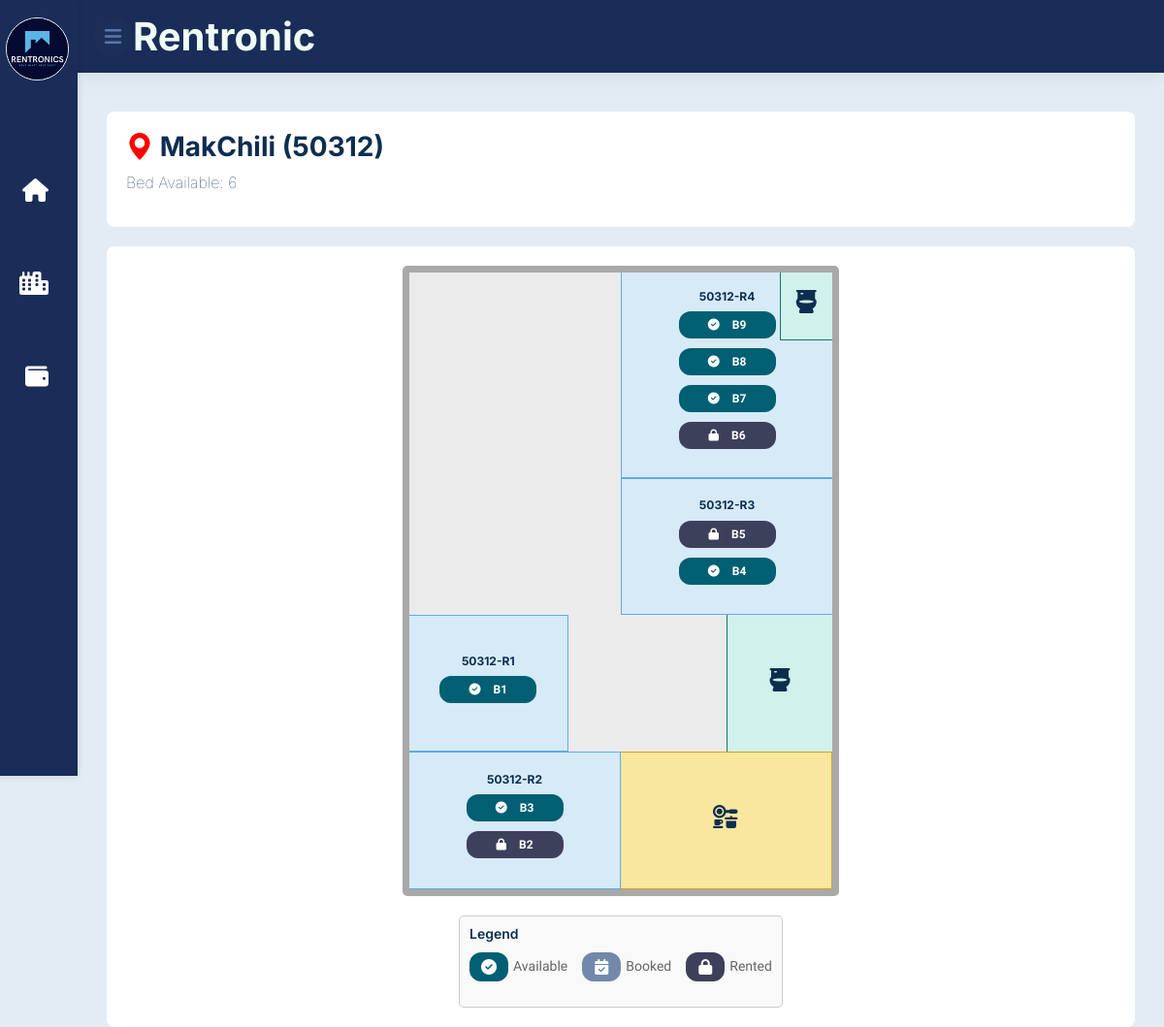
The page /module-property/floorplan/makchili-50312.php?propertyID=2&unitID=U2003 (signed in) on the database its author committed.
### tables this page shows
CREATE TABLE `property` (
  `PropertyID` varchar(6) NOT NULL,
  `PropertyName` varchar(255) NOT NULL,
  `PropertyType` varchar(255) NOT NULL,
  `Location` varchar(255) NOT NULL,
  `Maps` varchar(255) DEFAULT NULL,
  `PropertyStatus` varchar(50) DEFAULT 'Active',
  `CreatedAt` datetime DEFAULT CURRENT_TIMESTAMP,
  `UpdatedAt` datetime DEFAULT CURRENT_TIMESTAMP ON UPDATE CURRENT_TIMESTAMP,
  `AgentID` varchar(6) DEFAULT NULL
);

CREATE TABLE `unit` (
  `UnitID` varchar(6) NOT NULL,
  `PropertyID` varchar(6) NOT NULL,
  `UnitNo` varchar(255) NOT NULL,
  `FloorPlan` varchar(255) DEFAULT NULL,
  `Investor` varchar(255) DEFAULT NULL,
  `UnitType` varchar(50) DEFAULT NULL,
  `OccupancyStatus` varchar(50) DEFAULT 'Available',
  `CreatedAt` datetime DEFAULT CURRENT_TIMESTAMP,
  `UpdatedAt` datetime DEFAULT CURRENT_TIMESTAMP ON UPDATE CURRENT_TIMESTAMP
);

CREATE TABLE `room` (
  `RoomID` varchar(6) NOT NULL,
  `UnitID` varchar(6) NOT NULL,
  `RoomNo` varchar(255) NOT NULL,
  `RoomRentAmount` decimal(10,2) NOT NULL,
  `Katil` int(11) DEFAULT NULL,
  `RoomStatus` varchar(50) NOT NULL,
  `CreatedAt` datetime DEFAULT CURRENT_TIMESTAMP,
  `UpdatedAt` datetime DEFAULT CURRENT_TIMESTAMP ON UPDATE CURRENT_TIMESTAMP,
  `AgentID` varchar(6) DEFAULT NULL,
  `BaseRentAmount` decimal(10,2) DEFAULT NULL
);

CREATE TABLE `bed` (
  `BedID` varchar(6) NOT NULL,
  `RoomID` varchar(6) NOT NULL,
  `UnitID` varchar(6) NOT NULL,
  `BedNo` varchar(255) NOT NULL,
  `BaseRentAmount` decimal(10,2) NOT NULL,
  `BedStatus` varchar(50) NOT NULL,
  `CreatedAt` datetime DEFAULT CURRENT_TIMESTAMP,
  `UpdatedAt` datetime DEFAULT CURRENT_TIMESTAMP ON UPDATE CURRENT_TIMESTAMP,
  `AgentID` varchar(6) DEFAULT NULL,
  `BedRentAmount` decimal(10,2) NOT NULL DEFAULT '0.00'
);

### module-property/floorplan/floorplan.php (called while the page is built, shortened)
<?php
require_once __DIR__ . '/../../module-auth/dbconnection.php';
$propertyID = isset($_GET['propertyID']) ? $_GET['propertyID'] : null;
$propertyName = '';
if ($propertyID) {
    $stmt_property = $conn->prepare("SELECT PropertyName FROM Property WHERE PropertyID = ?");
    $stmt_property->bind_param("s", $propertyID);
    $stmt_property->execute();
    $stmt_property->bind_result($propertyName);
}
$unitID = isset($_GET['unitID']) ? $_GET['unitID'] : null;
$unitNo = '';
if ($unitID) {
    $stmt_unit = $conn->prepare("SELECT UnitNo FROM Unit WHERE UnitID = ?");
    $stmt_unit->bind_param("s", $unitID);
    $stmt_unit->execute();
    $stmt_unit->bind_result($unitNo);
}
$rooms = [];
$result = $conn->query("SELECT RoomID, UnitID, RoomNo FROM Room WHERE UnitID = '$unitID'");
while ($row = $result->fetch_assoc()) {
    $rooms[$row['UnitID']][] = $row;
}
$beds = [];
$result = $conn->query("SELECT BedID, RoomID, BedNo, BedStatus FROM Bed WHERE RoomID IN (SELECT RoomID FROM Room WHERE UnitID = '$unitID')");
while ($row = $result->fetch_assoc()) {
    $beds[$row['RoomID']][] = $row;
}
function countAvailableBeds($unitID, $rooms, $beds) {
    $availableBeds = 0;
    if (isset($rooms[$unitID])) {
        foreach ($rooms[$unitID] as $room) {
            $roomID = $room['RoomID'];
            if (isset($beds[$roomID])) {
                foreach ($beds[$roomID] as $bed) {
                    if ($bed['BedStatus'] === 'Available' || $bed['BedStatus'] === 'Vacant' || $bed['BedStatus'] === '' || is_null($bed['BedStatus'])) {
                        $availableBeds++;
                    }
                }
            }
        }
    }
    return $availableBeds;
}
$availableBedsCount = countAvailableBeds($unitID, $rooms, $beds);
?>

### module-property/floorplan/makchili-50312.php (the view, shortened to what this page needs)
<?php
require_once 'floorplan.php';
?>
<!DOCTYPE html>
<html lang="en">
<head>
    <link rel="stylesheet" href="https://cdnjs.cloudflare.com/ajax/libs/font-awesome/6.5.1/css/all.min.css">
    <link href="https://cdn.jsdelivr.net/npm/bootstrap-icons@1.4.1/font/bootstrap-icons.css" rel="stylesheet">
    <link rel="stylesheet" href="assets/css/feathericon.min.css">
    <link href="lib/animate/animate.min.css" rel="stylesheet">
    <link href="lib/owlcarousel/assets/owl.carousel.min.css" rel="stylesheet">
    <link href="lib/magnific-popup/dist/magnific-popup.css" rel="stylesheet">
    <link href="../../css/dashboardagent.css" rel="stylesheet">
    <link href="../../css/navbar.css" rel="stylesheet">
    <link href="css/makchili-50312.css" rel="stylesheet">
    <link href="../../css/bootstrap.min.css" rel="stylesheet">
</head>
<body>
    <div class="container-fluid p-0">
        <?php include('../../nav_sidebar.php'); ?>
        <div class="page-wrapper">
            <div class="content container-fluid">
                <div class="page-header">
                    <div class="row">
                        <div class="col-sm-12">
                            <h3 class="page-title">
                                <i class="bi bi-geo-alt-fill location-icon"></i>
                                <?php echo $propertyName; ?> (<?php echo $unitNo; ?>)
                                <br>
                                <p class="bed-available">
                                Bed Available: <?php echo $availableBedsCount; ?>
                                </p>
                            </h3>
                        </div>
                    </div>
                </div>
                <div class="plan-container">
                    <div class="floorplan">
                        <?php
                        $unitID = isset($_GET['unitID']) ? $_GET['unitID'] : null;
                        if ($unitID) {
                            $roomResult = $conn->query("SELECT RoomID, RoomNo FROM Room WHERE UnitID = '$unitID'");
                            if ($roomResult->num_rows > 0) {
                                $roomCounter = 1;
                                while ($room = $roomResult->fetch_assoc()) {
                                    $roomID = $room['RoomID'];
                                    $roomNo = $room['RoomNo'];
                                    echo "<div class='room room-r{$roomCounter}'>";
                                    echo "<h1 class='label'>{$roomNo}</h1>";
                                    echo "<ul class='bed-container'>";
                                    if (isset($beds[$roomID])) {
                                        $beds[$roomID] = array_reverse($beds[$roomID]);
                                        foreach ($beds[$roomID] as $bed) {
                                            preg_match('/B(\d+)/', $bed['BedNo'], $matches);
                                            $bedLabel = $matches[0];
                                            if ($bed['BedStatus'] == 'Rented') {
                                                $buttonClass = 'rented';
                                                $icon = '<i class="bt fas fa-lock"></i>';
                                            } elseif ($bed['BedStatus'] == 'Booked') {
                                                $buttonClass = 'booked';
                                                $icon = '<i class="bt fas fa-calendar-check"></i>';
                                            } else {
                                                $buttonClass = 'available';
                                                $icon = '<i class="bt fas fa-check-circle"></i>';
                                            }
                                            $bedDetailsUrl = ($bed['BedStatus'] == 'Rented' || $bed['BedStatus'] == 'Booked')
                                                ? "../tenant/tenant-details.php?bedID=" . $bed['BedID']
                                                : "../tenant/bookingform.php?bedID=" . $bed['BedID'];
                                            echo "  <li class='bed'>
                                                        <a href='{$bedDetailsUrl}'>
                                                            <button class='bed-button {$buttonClass}'>{$icon} {$bedLabel}</button>
                                                        </a>
                                                    </li>";
                                        }
                                    } else {
                                        echo "";
                                    }
                                    echo "</ul>";
                                    echo "</div>";
                                    $roomCounter++;
                                }
                            } else {
                                echo "<p>No rooms found for this unit.</p>";
                            }
                        } else {
                            echo "<p>Invalid UnitID.</p>";
                        }
                        ?>
                        <div class="toilet toilet-1">
                            <h1 class="label"><i style='font-size:24px' class='not fas'>&#xf7d8;</i></h1>
                        </div>
                        <div class="toilet toilet-2">
                            <h1 class="label"><i style='font-size:24px' class='not fas'>&#xf7d8;</i></h1>
                        </div>
                        <div class="kitchen">
                            <h1 class="label"><i style='font-size:24px' class="not fas fa-solid fa-kitchen-set"></i></h1>
                        </div>
                    </div>
                    <div class="legend">
                        <h4>Legend</h4>
                        <ul class="legend-list">
                            <li>
                                <button class="bed-button available">
                                    <i class="le fas fa-check-circle"></i>
                                </button>
                                Available
                            </li>
                            <li>
                                <button class="bed-button booked">
                                    <i class="le fas fa-calendar-check"></i>
                                </button>
                                Booked
                            </li>
                            <li>
                                <button class="bed-button rented">
                                    <i class="le fas fa-lock"></i>
                                </button>
                                Rented
                            </li>
                        </ul>
                    </div>
                </div>
            </div>
        </div>
    </div>
</body>
</html>

### css/dashboardagent.css (style rules this page uses)
:root { --font-primary: "Roboto", sans-serif; --font-secondary: "Merriweather", serif; --color-primary: #1c2f59; --color-secondary: #6c757d; --color-success: #28a745; --color-danger: #dc3545; --color-warning: #ffc107; --color-info: #17a2b8; --color-light: #f8f9fa; --color-dark: #343a40; --color-btn: #5678aa ; --confirm: #28a745; --cancel: #dc3545; }
body { background-color: #e3ecf5; margin: 0 !important; padding: 0 !important; font-family: var(--font-primary); color: var(--color-dark); }
a { text-decoration: none; }
body { font-family: var(--font-primary); }
.page-wrapper { margin-left: 80px; padding-top: 10px; position: relative; transition: all 0.4s ease; }
.page-wrapper > .content { padding: 1.875rem 1.875rem 0; }
.row { padding-bottom: 0; }

### css/navbar.css (style rules this page uses)
:root { --font-primary: "Roboto", sans-serif; --font-secondary: "Merriweather", serif; --color-primary: #1c2f59; --color-secondary: #6c757d; --color-success: #28a745; --color-danger: #dc3545; --color-warning: #ffc107; --color-info: #17a2b8; --color-light: #f8f9fa; --color-dark: #343a40; --color-btn: #5678aa ; --confirm: #28a745; --cancel: #dc3545; }
a { text-decoration: none; }
li { list-style: none; }
.fas { font-size: 24px; display: inline-block; }
button { padding: 12px; background-color: var(--color-primary); color: #fff; border: none; border-radius: 4px; cursor: pointer; }

### module-property/floorplan/css/makchili-50312.css (style rules this page uses)
.page-header { background-color: #fff; padding: 20px; border-radius: 8px; margin-bottom: 20px; }
.plan-container { display: flex; flex-direction: column; justify-content: center; align-items: center; padding: 20px; background-color: white; border-radius: 8px; }
.floorplan { width: 450px; height: 650px; display: grid; grid-template-columns: repeat(8, 1fr); grid-template-rows: repeat(9, 1fr); border: 7px solid #a9a9a9; background-color: #ecebeb; border-radius: 5px; }
.room { background-color: #d6eaf8; }
.toilet { background-color: #d1f2eb; }
.kitchen { background-color: #f9e79f; }
.room, .toilet, .kitchen { display: flex; flex-direction: column; justify-content: center; align-items: center; text-align: center; height: 100%; }
.label { grid-column: 1 / span 2; font-size: 12px; align-content: center; }
.room-r1 { grid-column: 1 / span 3; grid-row: 6 / span 2; border-top: 1px solid #5dade2; border-right: 1px solid #5dade2; border-bottom: 1px solid #5dade2; }
.room-r2 { grid-column: 1 / span 4; grid-row: 8 / span 2; border-top: 1px solid #5dade2; border-right: 1px solid #5dade2; border-bottom: 1px solid #5dade2; }
.room-r3 { grid-column: 5 / span 4; grid-row: 4 / span 2; border-top: 1px solid #5dade2; border-left: 1px solid #5dade2; border-bottom: 1px solid #5dade2; }
.room-r4 { grid-column: 5 / span 4; grid-row: 1 / span 3; border-left: 1px solid #5dade2; border-bottom: 1px solid #5dade2; }
.toilet-1 { grid-column: 8; grid-row: 1; border-left: 1px solid #117a65; border-bottom: 1px solid #117a65; }
.toilet-2 { grid-column: 7 / span 2; grid-row: 6 / span 2; border-left: 1px solid #117a65; }
.kitchen { grid-column: 5 / span 4; grid-row: 8 / span 3; border-top: 1px solid #d5a021; border-right: 1px solid #d5a021; border-bottom: 1px solid #d5a021; }
.bed-button { padding: 5px 10px; border: none; border-radius: 12px; font-size: 12px; font-weight: bold; text-align: center; cursor: pointer; width: 100px; }
.bed-button.rented { background-color: #3d405b; color: white; }
.bed-button.booked { background-color: #7289ab; color: white; }
.bed-button.available { background-color: #005f73; color: white; }
.bed-container { list-style-type: none; padding: 0; margin: 0; }
.bed { display: flex; justify-content: space-between; align-items: center; margin-bottom: 10px; }
.location-icon { color: red; }
.bed-available { padding-top: 10px; font-size: 16px; font-weight: 100; }
.bt { font-size: 12px; padding-right: 10px; }
.not { padding-right: 0; }
.legend { margin-top: 20px; padding: 10px; background-color: #f9f9f9; border: 1px solid #ccc; border-radius: 5px; }
.legend h4 { margin-bottom: 10px; font-size: 14px; font-weight: 600; }
.legend-list { list-style: none; padding: 0; display: flex; gap: 15px; }
.legend-list li { display: flex; align-items: center; gap: 5px; font-size: 14px; }
.legend-list .bed-button { width: 40px; height: 30px; border: none; display: flex; justify-content: center; align-items: center; font-size: 1.5em; }
.le { padding-right: 0; font-size: 16px; }

### module-property/floorplan/makchili-50312.php (style rules this page uses)
body { background-color: #e3ecf5; font-family: 'Heebo', sans-serif; }

### rows shown on the page
property: PropertyName "MakChili"
unit: UnitNo "50312"
room: RoomNo "50312-R1"
bed: BedStatus "Available" (drawn), bedLabel "B1"
room: RoomNo "50312-R2"
bed: BedStatus "Available" (drawn), bedLabel "B3"
bed: BedStatus "Rented" (drawn), bedLabel "B2"
room: RoomNo "50312-R3"
bed: BedStatus "Rented" (drawn), bedLabel "B5"
bed: BedStatus "Available" (drawn), bedLabel "B4"
room: RoomNo "50312-R4"
bed: BedStatus "Available" (drawn), bedLabel "B9"
bed: BedStatus "Available" (drawn), bedLabel "B8"
bed: BedStatus "Available" (drawn), bedLabel "B7"
bed: BedStatus "Rented" (drawn), bedLabel "B6"

### other values the page prints
$availableBedsCount "6"
